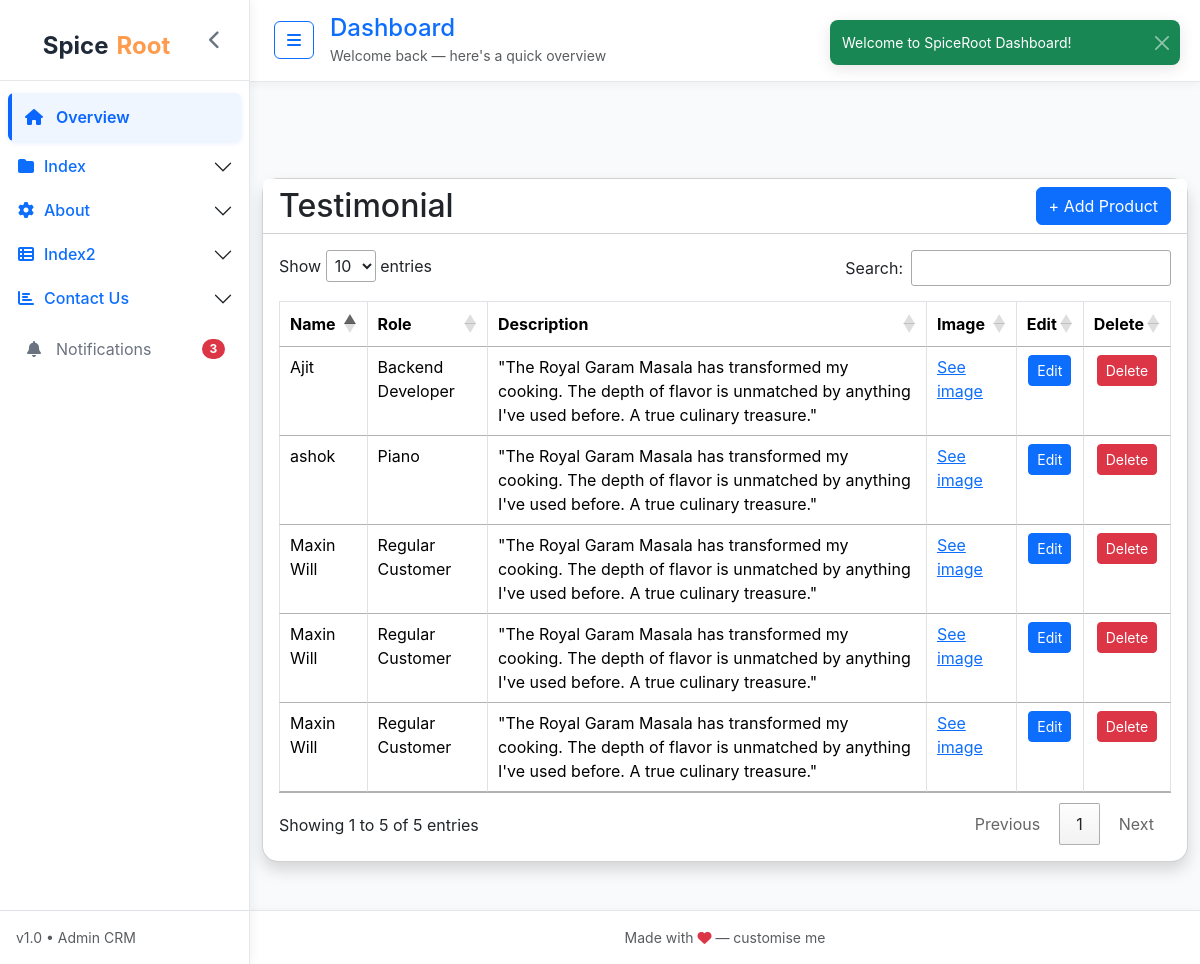
Page /testimonials/ on the committed database.
### app/models.py (models this page shows, shortened)
class Testimonial(models.Model):
    name = models.CharField(max_length=100)
    role = models.CharField(max_length=100, blank=True, null=True)
    image = models.ImageField(upload_to='testimonials/')
    content = models.TextField()
    created_at = models.DateTimeField(auto_now_add=True)

### app/views.py (the view)
# urls.py: path('testimonials/', views.add_testimonial, name='add_testimonial'),
def add_testimonial(request):
    if request.method == "POST":
        form = TestimonialForm(request.POST, request.FILES)
        if form.is_valid():
            form.save()
            return redirect('add_testimonial')
    else:
        form = TestimonialForm()
    testimonials = Testimonial.objects.all().order_by('-created_at')
    return render(request, 'testimonial_form.html', {'form': form, 'testimonials': testimonials})

### app/forms.py
class TestimonialForm(forms.ModelForm):
    class Meta:
        model = Testimonial
        fields = ['name', 'role', 'image', 'content']
        widgets = {
            'name': forms.TextInput(attrs={'class': 'form-control'}),
            'role': forms.TextInput(attrs={'class': 'form-control'}),
            'content': forms.Textarea(attrs={'class': 'form-control', 'rows': 4}),
            'image': forms.ClearableFileInput(attrs={'class': 'form-control'}),
        }

### app/templates/testimonial_form.html (shortened to what this page needs)
{% extends "offline_base.html" %}
{% load static %}
{% block content %}
<div class="container-fluid py-5 mt-5">
    <div class="card shadow rounded-4 ">
        <div class="card-header d-flex justify-content-between align-items-center">
            <h2 class="mb-0">Testimonial</h2>
            <button class="btn btn-primary" data-bs-toggle="modal" data-bs-target="#addProductModal">
                + Add Product
            </button>
        </div>
     <div class="card-body">
    <div class="table-responsive">
        <table class="table table-bordered" id="table">
            <thead class="table-border">
                <tr>
                    <th>Name</th>
                    <th>Role</th>
                    <th>Description</th>
                    <th>Image</th>
                    <th class="text-center">Edit</th>
                    <th class="text-center">Delete</th>
                </tr>
            </thead>
            <tbody>
                {% for t in testimonials %}
                <tr>
                    <td>{{ t.name }}</td>
                    <td>{{ t.role }}</td>
                    <td>{{ t.content }}</td>
                    <td>
                        {% if t.image %}
                            <a href="{{ t.image.url }}" target="_blank">See image</a>
                        {% else %}
                            <span class="text-muted">No image</span>
                        {% endif %}
                    </td>
                    <td class="text-center">
                        <button class="btn btn-sm btn-primary" data-bs-toggle="modal" data-bs-target="#editTestimonialModal{{ t.id }}">
                            Edit
                        </button>
                    </td>
                    <td class="text-center">
                        <button class="btn btn-sm btn-danger" data-bs-toggle="modal" data-bs-target="#deleteTestimonialModal{{ t.id }}">
                            Delete
                        </button>
                    </td>
                </tr>
                {% endfor %}
            </tbody>
        </table>
    </div>
</div>
    </div></div>
{% endblock %}

### app/templates/offline_base.html (style rules this page uses)
:root { --bg: #f9fafb; --panel: #ffffff; --primary-blue: #0b66ff; --muted: #6b7280; --transition-speed: 0.3s; }
body { background: var(--bg); font-family: Inter, system-ui, -apple-system, 'Segoe UI', Roboto, 'Helvetica Neue', Arial; }
.card { background:white; }
.card-header { background: white; }

### rows in the picture
Testimonial: name "ashok", role "Piano", content "\"The Royal Garam Masala has transformed my cooking. The depth of flavor is unmatched by anything I've used before. A true culinary treasure.\""
Testimonial: name "Ajit", role "Backend Developer", content "\"The Royal Garam Masala has transformed my cooking. The depth of flavor is unmatched by anything I've used before. A true culinary treasure.\""
Testimonial: name "Maxin Will", role "Regular Customer", content "\"The Royal Garam Masala has transformed my cooking. The depth of flavor is unmatched by anything I've used before. A true culinary treasure.\""
Testimonial: name "Maxin Will", role "Regular Customer", content "\"The Royal Garam Masala has transformed my cooking. The depth of flavor is unmatched by anything I've used before. A true culinary treasure.\""
Testimonial: name "Maxin Will", role "Regular Customer", content "\"The Royal Garam Masala has transformed my cooking. The depth of flavor is unmatched by anything I've used before. A true culinary treasure.\""
